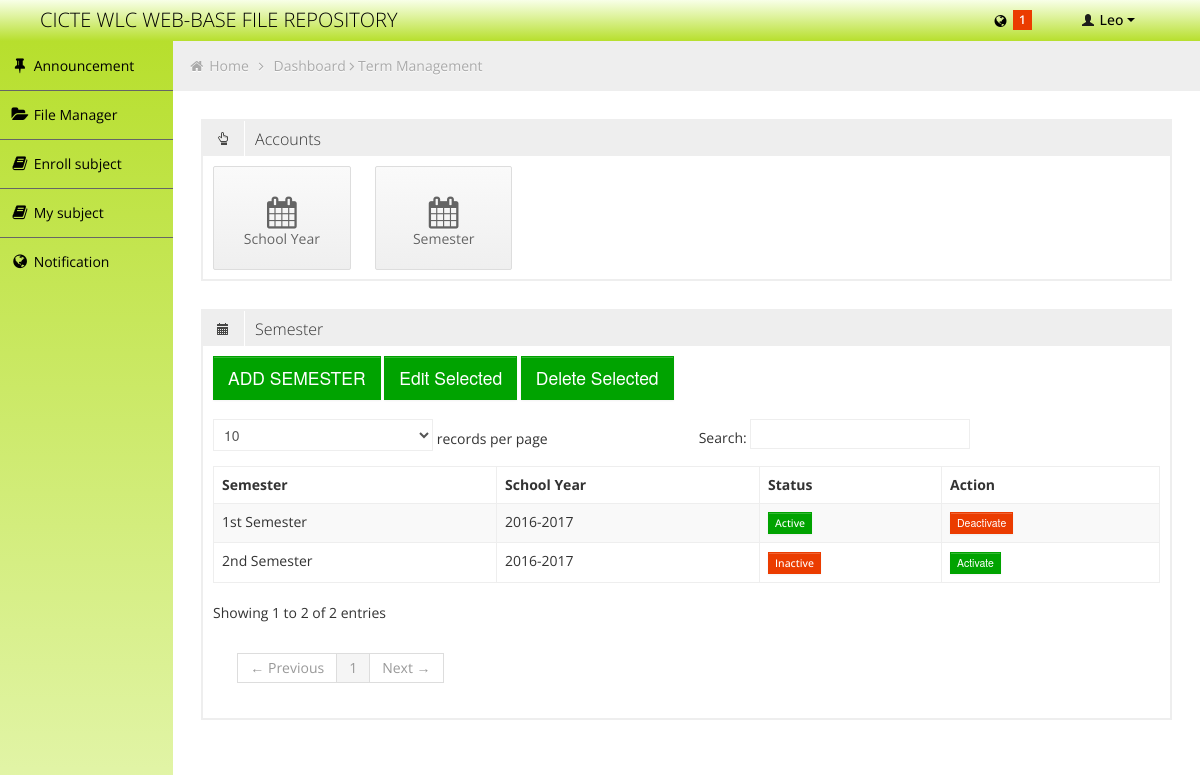
The app's page /termmanagement.php?sem=true (signed in) with its own data.
### tables this page shows
CREATE TABLE `fr_stud` (
  `id` int(11) NOT NULL auto_increment,
  `user_id` int(11) NOT NULL,
  `ControlNo` int(11) NOT NULL,
  `FName` varchar(50) NOT NULL,
  `LName` varchar(50) NOT NULL,
  `Mname` varchar(50) NOT NULL,
  `Course` varchar(30) NOT NULL,
  `Year` varchar(30) NOT NULL,
  `size` int(11) NOT NULL,
  PRIMARY KEY  (`id`),
  UNIQUE KEY `ControlNo` (`ControlNo`)
);

CREATE TABLE `fr_semester` (
  `SemID` int(11) NOT NULL auto_increment,
  `Semester` varchar(100) NOT NULL,
  `SYID` int(11) NOT NULL,
  `sem_status` enum('Active','Inactive') NOT NULL default 'Inactive',
  PRIMARY KEY  (`SemID`)
);

CREATE TABLE `fr_sy` (
  `SYID` int(11) NOT NULL auto_increment,
  `SYstart` int(11) NOT NULL,
  `SYend` int(11) NOT NULL,
  PRIMARY KEY  (`SYID`)
);

### termmanagement.php (the view, shortened to what this page needs)
<!DOCTYPE html>
<html lang="en">
<head>
	<link id="bootstrap-style" href="css/bootstrap.min.css" rel="stylesheet">
	<link href="css/bootstrap-responsive.min.css" rel="stylesheet">
	<link id="base-style" href="css/style.css" rel="stylesheet">
	<link id="base-style-responsive" href="css/style-responsive.css" rel="stylesheet">
</head>
<body>
	<?php include('php/header.php'); ?>
	<div class="container-fluid-full">
		<div class="row-fluid">
			<?php include('php/menu.php'); ?>
			<div id="content" class="span10">
				<ul class="breadcrumb">
					<li>
						<i class="icon-home"></i>
						<a href="index.php">Home</a>
						<i class="icon-angle-right"></i>
					</li>
					<li><a href="dashboard.php">Dashboard</a></li>
					<i class="icon-angle-right"></i>
					<li><a href="">Term Management</a></li>
				</ul>
				<div class="row-fluid">
					<div class="box defualt span12">
						<div class="box-header">
							<h2><i class="halflings-icon hand-top"></i><span class="break"></span>Accounts</h2>
						</div>
						<div class="box-content">
							<a href="termmanagement.php?sy=true" class="quick-button span2">
								<i class="icon-calendar"></i>
								<p>School Year</p>
							</a>
							<a href="termmanagement.php?sem=true" class="quick-button span2">
								<i class="icon-calendar"></i>
								<p>Semester</p>
							</a>
							<div class="clearfix"></div>
						</div>
					</div>
				</div>
				<div class="row-fluid sortable">
				<div class="box span12">
					<?php
						if(isset($_GET['sy']))
						{
					?>
							<div class="box-header" data-original-title>
						<h2><i class="halflings-icon calendar"></i><span class="break"></span>School Year</h2>
					</div>
					<div class="box-content buttons">
						<form method="post" action="<?php $_SERVER['PHP_SELF'] ?>" name="form1">
							<input type="submit" name="sy" class="btn btn-large btn-success" value="Generate S.Y.">
						</form>
					</div>
					<div class="box-content">
						<table class="table table-striped table-bordered bootstrap-datatable datatable">
						  <thead>
							  <tr>
							  	  <th>#</th>
							  	  <th>School Year</th>
							  </tr>
						  </thead>
						  <tbody>
						  	<?php
						  			$result = mysql_query("SELECT * FROM fr_sy");
								 	if(mysql_num_rows($result) > 0)
								 	{
								 		while ($row = mysql_fetch_array($result))
								 		{
								 ?>
								 		<tr>
								 		  <td><?php echo $row['SYID']; ?></td>
									      <td><?php echo $row['SYstart'].'-'.$row['SYend']; ?></td>
									    </tr>
								<?php
										}
									}
								?>
						  </tbody>
					  </table>
					</div>
					<?php
						}
						else if(isset($_GET['sem']))
						{
					?>
					<div class="box-header" data-original-title>
						<h2><i class="halflings-icon calendar"></i><span class="break"></span>Semester</h2>
					</div>
					<div class="box-content buttons">
						<button class="btn btn-large btn-success btn-setting">ADD SEMESTER</button>
						<button class="btn btn-large btn-success">Edit Selected</button>
						<button class="btn btn-large btn-success">Delete Selected</button>
					</div>
					<div class="box-content">
						<table class="table table-striped table-bordered bootstrap-datatable datatable">
						  <thead>
							  <tr>
							  	    <th>Semester</th>
              						<th>School Year</th>
              						<th>Status</th>
              						<th>Action</th>
							  </tr>
						  </thead>
						  <tbody>
						  	<?php
									$result = mysql_query("SELECT sem.*,sy.* FROM fr_semester as sem , fr_sy as sy WHERE sem.SYID = sy.SYID");
								 	if(mysql_num_rows($result) > 0)
								 	{
								 		while ($row = mysql_fetch_array($result))
								 		{
								 ?>
								 		<tr>
											<td><?php echo $row['Semester']; ?></td>
              								<td><?php echo $row['SYstart'].'-'.$row['SYend']; ?></td>
              								<td><?php echo  $row['sem_status'] == 'Active' ? '<span class="btn btn-mini btn-success">Active</span>' : '<span class="btn btn-mini btn-danger">Inactive</span>' ; ?> </td>
              								<td><?php echo  $row['sem_status'] == 'Active' ? '<a href="termmanagement.php?sem=true&&deactivate='.$row['SemID'].'"><button class="btn btn-mini btn-danger">Deactivate</button></a>' : '<a href="termmanagement.php?sem=true&&activate='.$row['SemID'].'"><button class="btn btn-mini btn-success">Activate</button></a>' ; ?> </td>
										</tr>
								<?php
										}
									}
								?>
						  </tbody>
					  </table>
					</div>
					<?php
						}
					?>
				</div>
			</div>
			</div>
		</div>
	</div>
</body>
</html>

### php/header.php (shortened to what this page needs)
<?php
		if($_SESSION['UserLvl'] == 1)
		{
			$result1 = mysql_query("SELECT * FROM fr_stud WHERE user_id = '".$_SESSION['user_id']."'");
			$row1 = mysql_fetch_array($result1);
			$name = $row1['FName'];
		}
?>
<div class="navbar">
	<div class="navbar-inner">
		<div class="container-fluid">
			<a class="brand" href=""><span>CICTE WLC WEB-BASE FILE REPOSITORY</span></a>
			<div class="nav-no-collapse header-nav">
				<ul class="nav pull-right">
					<li class="dropdown hidden-phone">
						<?php
							$result = mysql_query("SELECT * FROM fr_notification WHERE user_id = '".$_SESSION['user_id']."' AND status = 'unread' ORDER BY id DESC");
							$cnt =  mysql_num_rows($result);
						?>
								<a class="btn dropdown-toggle" data-toggle="dropdown" href="#">
										<i class="icon-globe"></i>
								<?php
									if($cnt != 0)
									{
								?>
										<span class="label label-important"> <?php echo $cnt; ?> </span>
								<?php
									}
								?>
								</a>
					</li>
					<li class="dropdown">
						<a class="btn dropdown-toggle" data-toggle="dropdown" href="#">
							<i class="halflings-icon white user"></i> <?php echo $name; ?>
							<span class="caret"></span>
						</a>
					</li>
				</ul>
			</div>
		</div>
	</div>
</div>

### css/style-responsive.css (style rules this page uses)
@media (min-width: 1200px) { .container-fluid-full { overflow: hidden; position: relative; height: 100%; } }
@media (min-width: 1200px) { #content { width: 85.578%; padding: 28px; margin: 0px 0px; margin-left: 14.422% !important; } }

### css/halflings.css (style rules this page uses)
html, html .halflings { -webkit-font-smoothing: antialiased !important; }
.halflings-icon { display: inline-block; width: 14px; height: 14px; line-height: 14px; vertical-align: text-top; background-image: url(../img/glyphicons_halflings.svg); background-position: 0 0; background-repeat: no-repeat; vertical-align: top; *display: inline; *zoom: 1; *margin-right: .3em; }
.halflings-icon.user { background-position: -168px 0; }
.halflings-icon.calendar { background-position: -192px -120px; }
.halflings-icon.hand-top { background-position: -192px -144px; }

### records on screen
fr_stud: FName "Leo"
fr_semester: Semester "1st Semester", SYID.SYstart "2016", SYID.SYend "2017", sem_status "Active"
fr_semester: Semester "2nd Semester", SYID.SYstart "2016", SYID.SYend "2017", sem_status "Inactive"

### other values on screen
$cnt "1"
